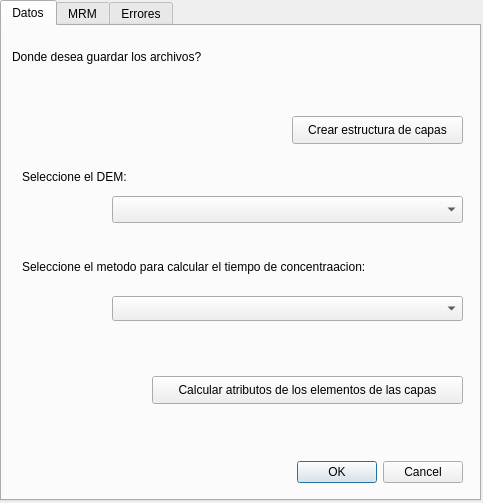
<?xml version="1.0" encoding="UTF-8"?>
<ui version="4.0">
 <class>minimoDialogBase</class>
 <widget class="QDialog" name="minimoDialogBase">
  <property name="geometry">
   <rect>
    <x>0</x>
    <y>0</y>
    <width>483</width>
    <height>503</height>
   </rect>
  </property>
  <property name="windowTitle">
   <string>MRM</string>
  </property>
  <property name="windowIcon">
   <iconset>
    <normaloff>icon.png</normaloff>icon.png</iconset>
  </property>
  <widget class="QTabWidget" name="tabWidget">
   <property name="geometry">
    <rect>
     <x>0</x>
     <y>0</y>
     <width>481</width>
     <height>501</height>
    </rect>
   </property>
   <property name="currentIndex">
    <number>0</number>
   </property>
   <property name="tabBarAutoHide">
    <bool>true</bool>
   </property>
   <widget class="QWidget" name="tab_datos">
    <attribute name="title">
     <string>Datos</string>
    </attribute>
    <widget class="QPushButton" name="btn_generar_estructura">
     <property name="geometry">
      <rect>
       <x>290</x>
       <y>90</y>
       <width>171</width>
       <height>28</height>
      </rect>
     </property>
     <property name="text">
      <string>Crear estructura de capas</string>
     </property>
    </widget>
    <widget class="QLabel" name="label_3">
     <property name="geometry">
      <rect>
       <x>20</x>
       <y>230</y>
       <width>401</width>
       <height>21</height>
      </rect>
     </property>
     <property name="text">
      <string>Seleccione el metodo para calcular el tiempo de concentraacion:</string>
     </property>
    </widget>
    <widget class="QComboBox" name="combo_metodos">
     <property name="geometry">
      <rect>
       <x>110</x>
       <y>270</y>
       <width>351</width>
       <height>25</height>
      </rect>
     </property>
     <property name="editable">
      <bool>false</bool>
     </property>
    </widget>
    <widget class="QDialogButtonBox" name="button_box">
     <property name="geometry">
      <rect>
       <x>120</x>
       <y>430</y>
       <width>341</width>
       <height>32</height>
      </rect>
     </property>
     <property name="orientation">
      <enum>Qt::Horizontal</enum>
     </property>
     <property name="standardButtons">
      <set>QDialogButtonBox::Cancel|QDialogButtonBox::Ok</set>
     </property>
    </widget>
    <widget class="QgsMapLayerComboBox" name="combo_DEM">
     <property name="geometry">
      <rect>
       <x>110</x>
       <y>170</y>
       <width>351</width>
       <height>27</height>
      </rect>
     </property>
     <property name="showCrs">
      <bool>true</bool>
     </property>
    </widget>
    <widget class="QPushButton" name="btn_calcular_atributos">
     <property name="geometry">
      <rect>
       <x>150</x>
       <y>350</y>
       <width>311</width>
       <height>28</height>
      </rect>
     </property>
     <property name="text">
      <string>Calcular atributos de los elementos de las capas</string>
     </property>
    </widget>
    <widget class="QgsFileWidget" name="widget_dir">
     <property name="geometry">
      <rect>
       <x>110</x>
       <y>50</y>
       <width>351</width>
       <height>28</height>
      </rect>
     </property>
     <property name="storageMode">
      <enum>QgsFileWidget::GetDirectory</enum>
     </property>
    </widget>
    <widget class="QLabel" name="label_2">
     <property name="geometry">
      <rect>
       <x>10</x>
       <y>20</y>
       <width>211</width>
       <height>21</height>
      </rect>
     </property>
     <property name="text">
      <string>Donde desea guardar los archivos?</string>
     </property>
    </widget>
    <widget class="QLabel" name="label">
     <property name="geometry">
      <rect>
       <x>20</x>
       <y>140</y>
       <width>121</width>
       <height>21</height>
      </rect>
     </property>
     <property name="text">
      <string>Seleccione el DEM:</string>
     </property>
    </widget>
   </widget>
   <widget class="QWidget" name="tab_mrm">
    <attribute name="title">
     <string>MRM</string>
    </attribute>
    <widget class="QgsFeatureListComboBox" name="combo_lluvias">
     <property name="geometry">
      <rect>
       <x>10</x>
       <y>40</y>
       <width>461</width>
       <height>27</height>
      </rect>
     </property>
     <property name="editable">
      <bool>false</bool>
     </property>
    </widget>
    <widget class="QLabel" name="label_5">
     <property name="geometry">
      <rect>
       <x>10</x>
       <y>10</y>
       <width>301</width>
       <height>21</height>
      </rect>
     </property>
     <property name="text">
      <string>Seleccione el modelo de lluvia para la simulacion:</string>
     </property>
    </widget>
    <widget class="QLabel" name="label_6">
     <property name="geometry">
      <rect>
       <x>10</x>
       <y>80</y>
       <width>241</width>
       <height>16</height>
      </rect>
     </property>
     <property name="text">
      <string/>
     </property>
    </widget>
    <widget class="QLabel" name="label_7">
     <property name="geometry">
      <rect>
       <x>10</x>
       <y>90</y>
       <width>291</width>
       <height>41</height>
      </rect>
     </property>
     <property name="text">
      <string>Ingrese la duracion de la simulacion (minutos):</string>
     </property>
    </widget>
    <widget class="QgsDoubleSpinBox" name="spinbox_simulacion">
     <property name="geometry">
      <rect>
       <x>320</x>
       <y>100</y>
       <width>151</width>
       <height>27</height>
      </rect>
     </property>
     <property name="readOnly">
      <bool>false</bool>
     </property>
     <property name="specialValueText">
      <string/>
     </property>
     <property name="accelerated">
      <bool>false</bool>
     </property>
     <property name="keyboardTracking">
      <bool>true</bool>
     </property>
     <property name="prefix">
      <string/>
     </property>
     <property name="suffix">
      <string/>
     </property>
     <property name="decimals">
      <number>0</number>
     </property>
     <property name="maximum">
      <double>99999.000000000000000</double>
     </property>
     <property name="stepType">
      <enum>QAbstractSpinBox::DefaultStepType</enum>
     </property>
     <property name="value">
      <double>0.000000000000000</double>
     </property>
     <property name="expressionsEnabled">
      <bool>false</bool>
     </property>
    </widget>
    <widget class="QPushButton" name="pushButton_2">
     <property name="geometry">
      <rect>
       <x>340</x>
       <y>160</y>
       <width>131</width>
       <height>28</height>
      </rect>
     </property>
     <property name="text">
      <string>Generar Modelo</string>
     </property>
    </widget>
    <widget class="Line" name="line">
     <property name="geometry">
      <rect>
       <x>0</x>
       <y>200</y>
       <width>471</width>
       <height>20</height>
      </rect>
     </property>
     <property name="orientation">
      <enum>Qt::Horizontal</enum>
     </property>
    </widget>
    <widget class="QGraphicsView" name="graphicsView">
     <property name="geometry">
      <rect>
       <x>10</x>
       <y>251</y>
       <width>451</width>
       <height>211</height>
      </rect>
     </property>
    </widget>
   </widget>
   <widget class="QWidget" name="tab_errores">
    <attribute name="title">
     <string>Errores</string>
    </attribute>
    <widget class="QListView" name="listView">
     <property name="geometry">
      <rect>
       <x>10</x>
       <y>10</y>
       <width>451</width>
       <height>131</height>
      </rect>
     </property>
    </widget>
    <widget class="QListWidget" name="listWidget">
     <property name="geometry">
      <rect>
       <x>10</x>
       <y>160</y>
       <width>451</width>
       <height>131</height>
      </rect>
     </property>
    </widget>
    <widget class="QPushButton" name="pushButton">
     <property name="geometry">
      <rect>
       <x>380</x>
       <y>320</y>
       <width>80</width>
       <height>25</height>
      </rect>
     </property>
     <property name="text">
      <string>PushButton</string>
     </property>
    </widget>
   </widget>
  </widget>
 </widget>
 <customwidgets>
  <customwidget>
   <class>QgsDoubleSpinBox</class>
   <extends>QDoubleSpinBox</extends>
   <header>qgsdoublespinbox.h</header>
  </customwidget>
  <customwidget>
   <class>QgsFeatureListComboBox</class>
   <extends>QComboBox</extends>
   <header>qgsfeaturelistcombobox.h</header>
  </customwidget>
  <customwidget>
   <class>QgsFileWidget</class>
   <extends>QWidget</extends>
   <header>qgsfilewidget.h</header>
  </customwidget>
  <customwidget>
   <class>QgsMapLayerComboBox</class>
   <extends>QComboBox</extends>
   <header>qgsmaplayercombobox.h</header>
  </customwidget>
 </customwidgets>
 <resources/>
 <connections/>
</ui>
